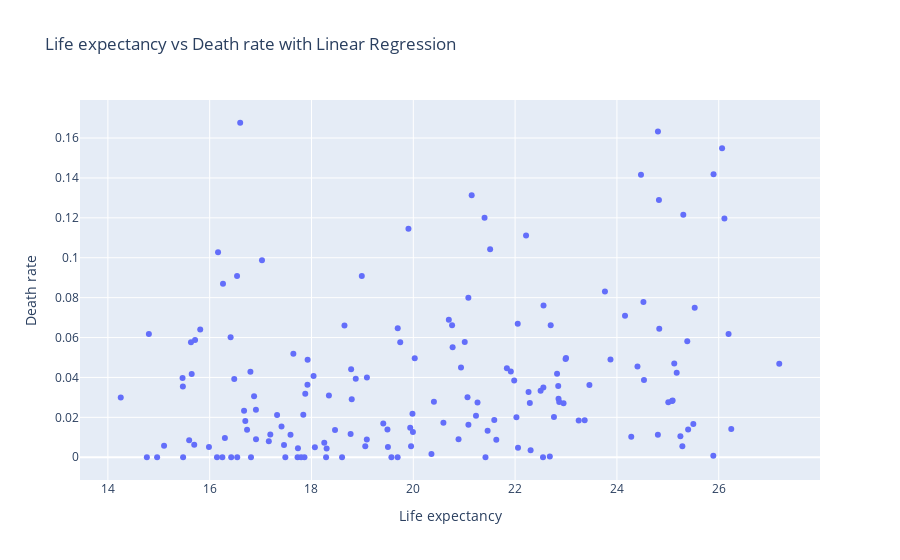

The code cell stored with this chart in its notebook:
### Code cell
# plotly figure setup

trace = go.Scatter(x=final_lifeexp['Life expectancy'], y=final_lifeexp['deathrate'], hovertext=countries,mode='markers')
data = [trace]

# plotly figure layout
layout = go.Layout(xaxis_title = 'Life expectancy', yaxis_title = 'Death rate', title='Life expectancy vs Death rate with Linear Regression')
fig = go.Figure(data=data, layout=layout)
fig.show()
#add to plotly account
#py.iplot(fig, filename='Respiratory_diseases_Linear_Regression', auto_open=True)

### Figure 1 — Plotly figure (JSON) as saved in the notebook; plotly's stock layout.template omitted (floating-point values rounded to 4 significant figures; data arrays with more than 128 entries replaced by an {"elided": "..."} marker saying what was removed)
{"data": [{"hovertext": {"elided": "160 str values"}, "mode": "markers", "type": "scatter", "x": {"elided": "160 float values"}, "y": {"elided": "160 float values"}}], "layout": {"title": {"text": "Life expectancy vs Death rate with Linear Regression"}, "xaxis": {"title": {"text": "Life expectancy"}}, "yaxis": {"title": {"text": "Death rate"}}}}
